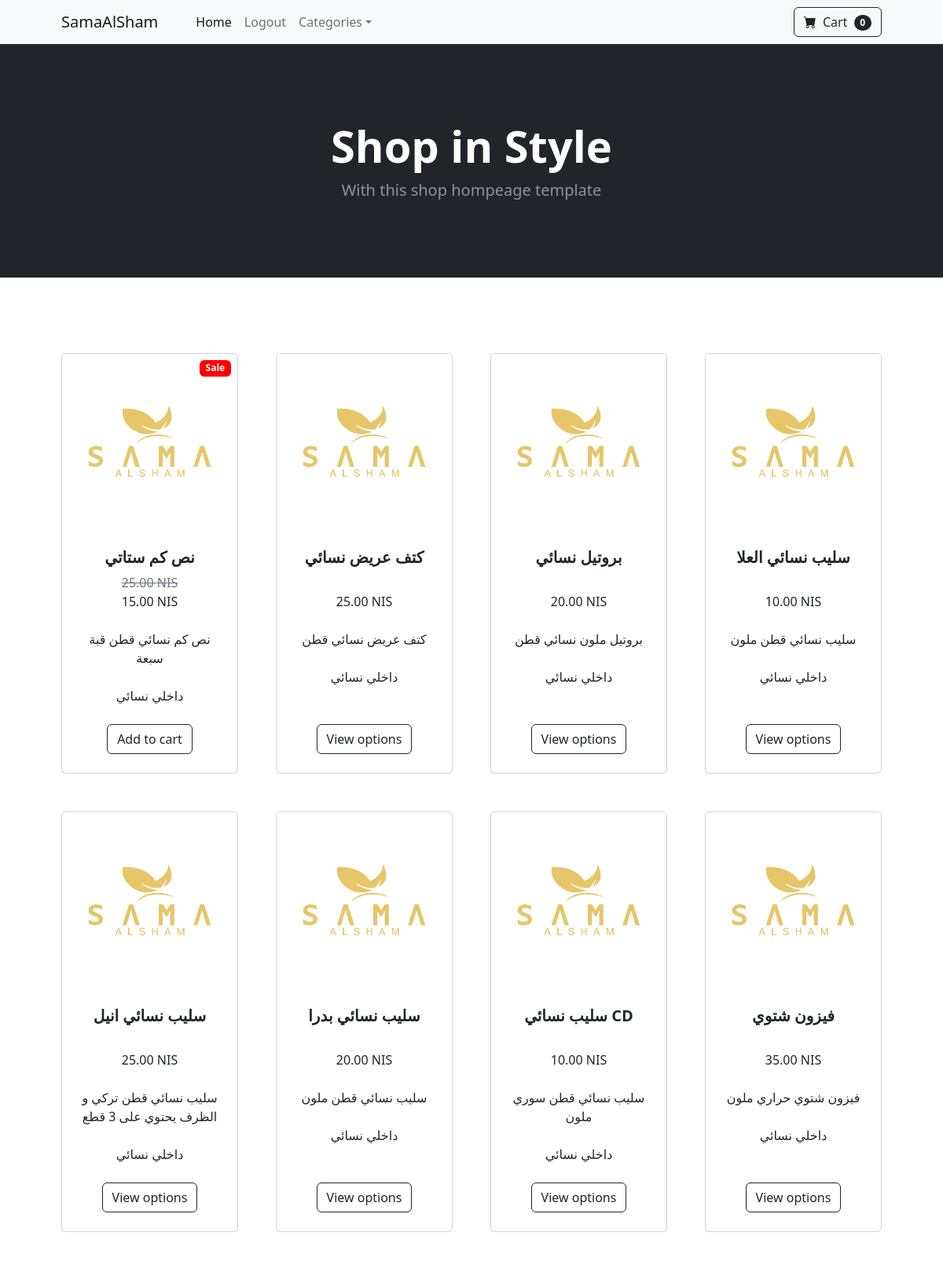
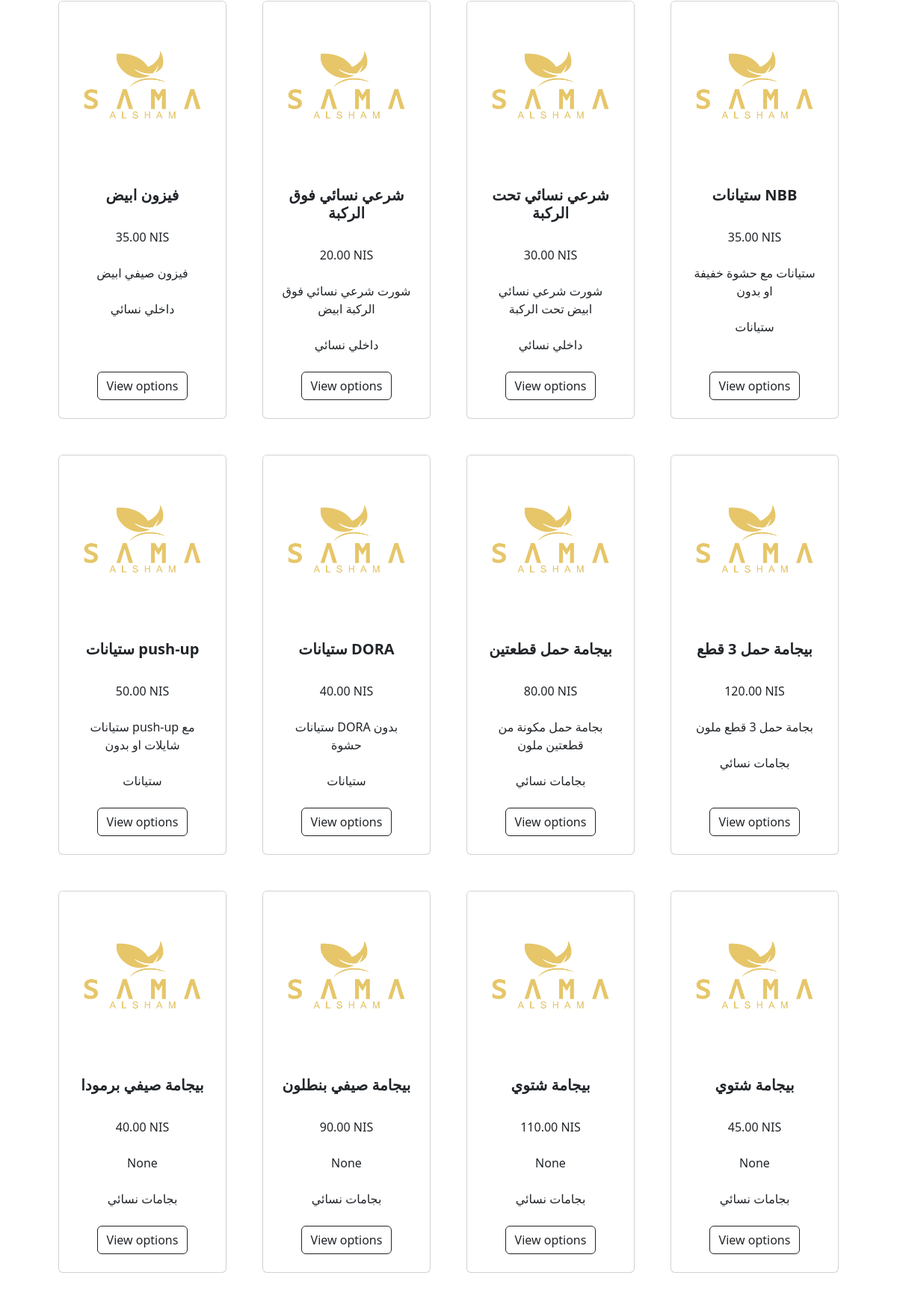
The app's page / (signed in, upper part) with its own data (2 pictures, top to bottom).
### store/models.py (models this page shows, shortened)
class Product(models.Model):
    summ_or_win = {"summer": "صيفي", "winter": "شتوي"}
    name = models.CharField(max_length=50)
    description = models.CharField(max_length=250, default="", blank=True, null=True)
    price = models.DecimalField(default=0, decimal_places=2, max_digits=6)
    category = models.ForeignKey(Category, on_delete=models.CASCADE, null=True)
    summer_or_winter = models.CharField(max_length=20, choices=summ_or_win, null=True)
    created_at = models.DateField(default=datetime.datetime.today)
    updated_at = models.DateField(default=datetime.datetime.today,blank=True,null=True)
    image = models.ImageField(upload_to="uploads/product/")
    is_on_sale=models.BooleanField(default=False)
    sale_price=models.DecimalField(default=0,decimal_places=2,max_digits=6)

class Category(models.Model):
    name = models.CharField(max_length=50)
    parent_category = models.CharField(null=True, blank=True,max_length=25)
    description = models.CharField(max_length=250)
    def __str__(self):
        return self.name
    class Meta:
        verbose_name_plural='categories'

### store/views.py (the view)
# urls.py: path("", views.home, name="home"),
def home(request):
    products = Product.objects.all()
    return render(request, "home.html", {"products": products})

### store/templates/home.html (shortened to what this page needs)
{% extends 'base.html' %}
{% load static %}
{% block content %}
<header class="bg-dark py-5">
    <div class="container px-4 px-lg-5 my-5">
        <div class="text-center text-white">
            <h1 class="display-4 fw-bolder">Shop in Style</h1>
            <p class="lead fw-normal text-white-50 mb-0">With this shop hompeage template</p>
        </div>
    </div>
</header>
<section class="py-5">
    <div class="container px-4 px-lg-5 mt-5">
        <div class="row gx-4 gx-lg-5 row-cols-2 row-cols-md-3 row-cols-xl-4 justify-content-center">
            {% for product in products %}
            {% if product.is_on_sale %}
            <div class="col mb-5">
                <div class="card h-100">
                    <div class="badge text-white position-absolute"
                        style="top: 0.5rem; right: 0.5rem; background-color: red;">Sale
                    </div>
                    <img class="card-img-top" src="{{product.image.url}}" alt="..." />
                    <div class="card-body p-4">
                        <div class="text-center">
                            <h5 class="fw-bolder">{{product.name}}</h5>
                            <span class="text-muted text-decoration-line-through">{{product.price}} NIS</span>
                            {{product.sale_price}} NIS
                            {{product.description}}
                            {{product.category}}
                        </div>
                    </div>
                    <div class="card-footer p-4 pt-0 border-top-0 bg-transparent">
                        <div class="text-center"><a class="btn btn-outline-dark mt-auto" href="#">Add to cart</a>
                        </div>
                    </div>
                </div>
            </div>
            {% else %}
            <div class="col mb-5">
                <div class="card h-100">
                    <img class="card-img-top" src="{{product.image.url}}" alt="..." />
                    <div class="card-body p-4">
                        <div class="text-center">
                            <h5 class="fw-bolder">{{product.name}}</h5>
                            {{product.price}} NIS
                            {{product.description}}
                            {{product.category}}
                        </div>
                    </div>
                    <div class="card-footer p-4 pt-0 border-top-0 bg-transparent">
                        <div class="text-center"><a class="btn btn-outline-dark mt-auto" href="#">View options</a>
                        </div>
                    </div>
                </div>
            </div>
            {% endif %}
            {% endfor %}
        </div>
    </div>
</section>
{% endblock%}

### records on screen
Product: image (picture), name "نص كم ستاتي", price "25.00", sale_price "15.00", description "نص كم نسائي قطن قبة سبعة", category "داخلي نسائي"
Product: image (picture), name "كتف عريض نسائي", price "25.00", description "كتف عريض نسائي قطن", category "داخلي نسائي"
Product: image (picture), name "بروتيل نسائي", price "20.00", description "بروتيل ملون نسائي قطن", category "داخلي نسائي"
Product: image (picture), name "سليب نسائي العلا", price "10.00", description "سليب نسائي قطن ملون", category "داخلي نسائي"
Product: image (picture), name "سليب نسائي انيل", price "25.00", description "سليب نسائي قطن تركي و الظرف يحتوي على 3 قطع", category "داخلي نسائي"
Product: image (picture), name "سليب نسائي بدرا", price "20.00", description "سليب نسائي قطن ملون", category "داخلي نسائي"
Product: image (picture), name "سليب نسائي CD", price "10.00", description "سليب نسائي قطن سوري ملون", category "داخلي نسائي"
Product: image (picture), name "فيزون شتوي", price "35.00", description "فيزون شتوي حراري ملون", category "داخلي نسائي"
Product: image (picture), name "فيزون ابيض", price "35.00", description "فيزون صيفي ابيض", category "داخلي نسائي"
Product: image (picture), name "شرعي نسائي فوق الركبة", price "20.00", description "شورت شرعي نسائي فوق الركبة ابيض", category "داخلي نسائي"
Product: image (picture), name "شرعي نسائي تحت الركبة", price "30.00", description "شورت شرعي نسائي ابيض تحت الركبة", category "داخلي نسائي"
Product: image (picture), name "ستيانات NBB", price "35.00", description "ستيانات مع حشوة خفيفة او بدون", category "ستيانات"
Product: image (picture), name "ستيانات push-up", price "50.00", description "ستيانات push-up مع شايلات او بدون", category "ستيانات"
Product: image (picture), name "ستيانات DORA", price "40.00", description "ستيانات DORA بدون حشوة", category "ستيانات"
Product: image (picture), name "بيجامة حمل قطعتين", price "80.00", description "بجامة حمل مكونة من قطعتين ملون", category "بجامات نسائي"
Product: image (picture), name "بيجامة حمل 3 قطع", price "120.00", description "بجامة حمل 3 قطع ملون", category "بجامات نسائي"
Product: image (picture), name "بيجامة صيفي برمودا", price "40.00", description "None", category "بجامات نسائي"
Product: image (picture), name "بيجامة صيفي بنطلون", price "90.00", description "None", category "بجامات نسائي"
Product: image (picture), name "بيجامة شتوي", price "110.00", description "None", category "بجامات نسائي"
Product: image (picture), name "بيجامة شتوي", price "45.00", description "None", category "بجامات نسائي"
